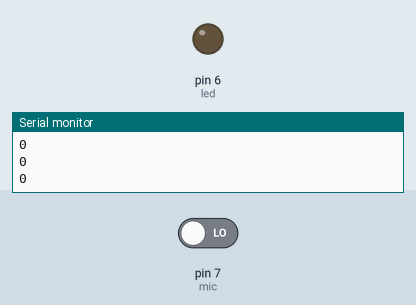
Recording of a sketch running on a simulated Arduino Uno, built with avr-gcc and run on an emulated ATmega328P. On the bench: output pins drawn as LEDs (lit = HIGH), the last lines printed to the serial monitor. Dashed ring = blinking. The test bench sets the inputs (shaded band); at power-on: pin 7 (mic) LOW.

Above: at 1.2 s.
1.3 s: pin 7 (mic) driven HIGH
At 1.5 s:
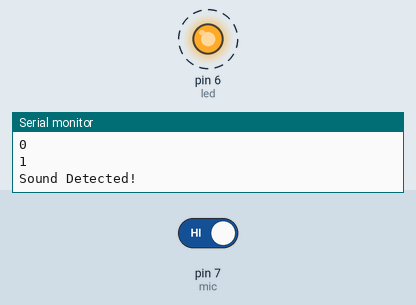
4.3 s: pin 7 (mic) driven LOW
At 4.3 s:
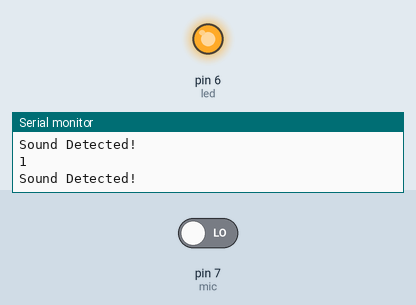
Timing chart, 0 to 7.3 s (numbered marks = the images above; inputs shaded):
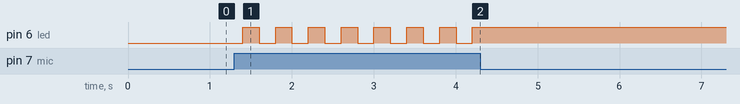

Measured:
- after the input at 1.3 s, pin 6 (led): alternates HIGH for 0.20 s and LOW for 0.20 s, starting after 0.10 s
- after the input at 4.3 s, pin 6 (led): stops changing and stays HIGH

The sketch:

SoundSensor.ino
```cpp
int mic = 7;
int led = 6;
int mic_state;
int led_state = 0;
void setup() {
  pinMode(mic, INPUT);
  pinMode(led, OUTPUT);
  Serial.begin(9600);
}

void loop() {

  mic_state = digitalRead(mic);
  Serial.println(mic_state);
  if(mic_state)
  {
    Serial.println("Sound Detected!");
    led_state = !led_state;
    digitalWrite(led, led_state);
  }
  delay(200);
}
```
